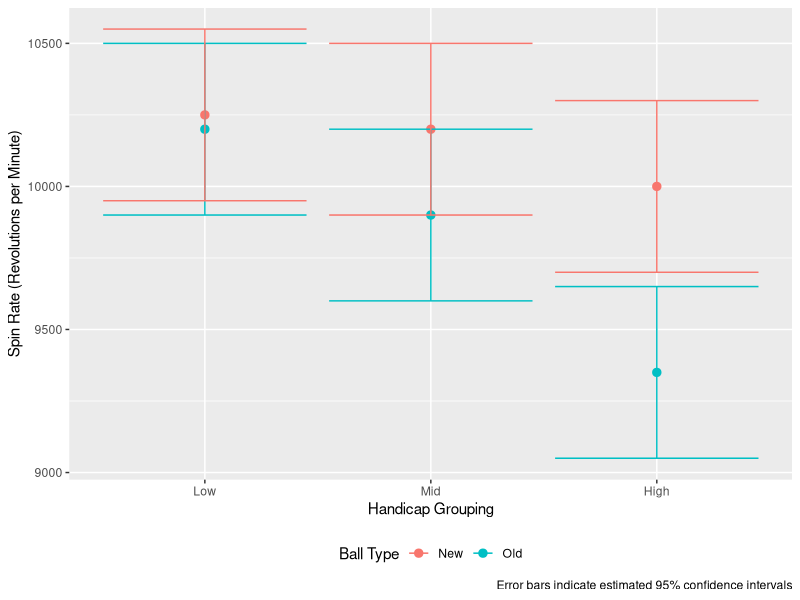

The R source for this figure:
#------------------------------------------
# This script sets out to produce a graphic
# of the hypothesised relationship discussed
# in the assignment
#------------------------------------------

#--------------------------------------
# Author: Trent Henderson, 14 June 2021
#--------------------------------------

library(dplyr)
library(ggplot2)
library(Cairo)

# Simulate data

stderror <- 150

tmp <- data.frame(ball = c("Old", "New", "Old", "New", "Old", "New"),
                  handicap = c("Low", "Low", "Mid", "Mid", "High", "High"),
                  spinrate = c(10200,10250,9900,10200,9350,10000)) %>%
  mutate(handicap = factor(handicap, levels = c("Low", "Mid", "High"))) %>%
  mutate(lower = spinrate-(2*stderror),
         upper = spinrate+(2*stderror))

# Draw graphic

CairoPNG("olet5402/images/expectations.png", 600, 400)
p <- tmp %>%
  ggplot(aes(x = handicap, y = spinrate, colour = ball)) +
  geom_point(size = 2.5) +
  geom_errorbar(aes(ymin = lower, ymax = upper)) +
  labs(x = "Handicap Grouping",
       y = "Spin Rate (Revolutions per Minute)",
       colour = "Ball Type",
       caption = "Error bars indicate estimated 95% confidence intervals") +
  theme(legend.position = "bottom",
        legend.key = element_rect(fill = NA))
print(p)
dev.off()
